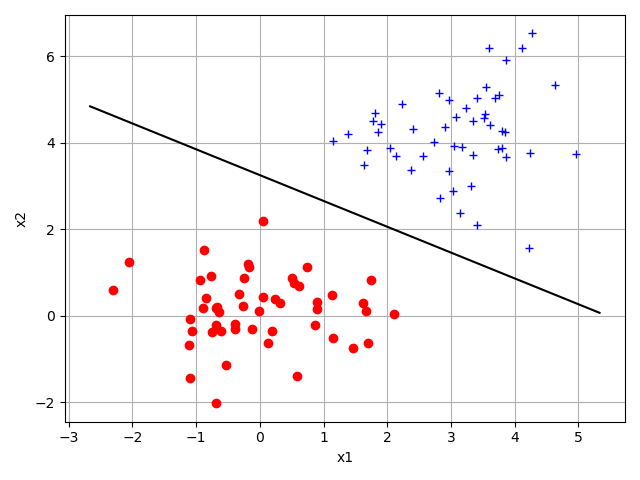

Here is the Python script that generated this plot:
import numpy as np
import matplotlib.pyplot as plt
from perceptron import Perceptron

# lock random seed
np.random.seed(1)

# generate random data
ns = 50
xc = np.random.normal(loc=0, size=ns)
yc = np.random.normal(loc=0, size=ns)
xp = np.random.normal(loc=3, size=ns)
yp = np.random.normal(loc=4, size=ns)

# plot random data
plt.plot(xc, yc, 'ro', xp, yp, 'b+')
plt.xlabel('x1'), plt.ylabel('x2'), plt.grid(True)

# classify data
data = np.vstack([np.hstack([xc, xp]), np.hstack([yc, yp])])
category = np.hstack([len(xc)*[1], len(xp)*[0]])

# apply perceptron training
pcpt = Perceptron(2)
pcpt.train(data, category)
w, b = pcpt.weight, pcpt.bias

# plot separation line
left, right = plt.xlim()
plt.plot([left, right], [(-w[0]*left-b)/w[1], (-w[0]*right-b)/w[1]], 'k-')
plt.show()
